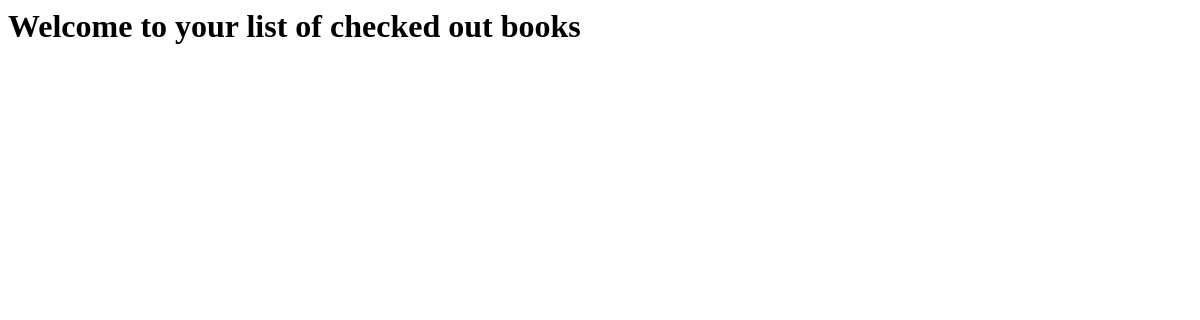
Before: /catalog/profile/ (signed in) with the older database file.
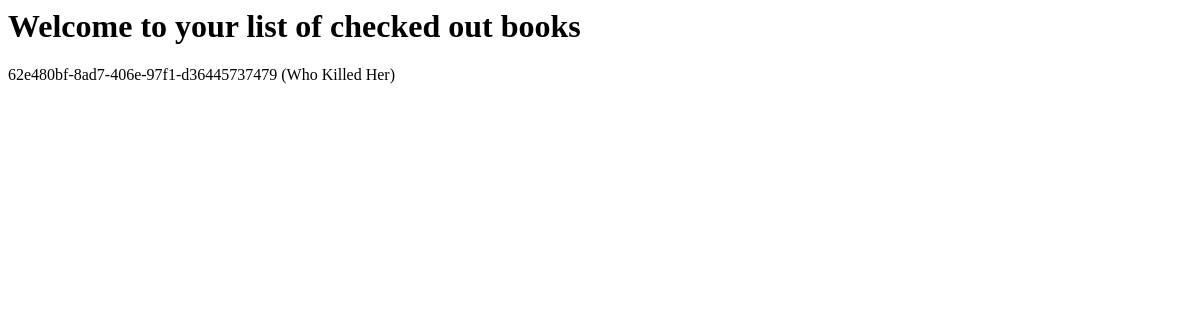
After: the same page with the newer database file.
### catalog/models.py (models this page shows, shortened)
class BookInstance(models.Model):
  id = models.UUIDField(primary_key = True, default = uuid.uuid4)
  book = models.ForeignKey('Book', on_delete = models.RESTRICT, null = True)
  imprint = models.CharField(max_length = 50)
  due_back = models.DateField(null = True, blank = True)
  borrower = models.ForeignKey(User, on_delete = models.SET_NULL, null = True, blank = True)
  LOAN_STATUS = (
    ('m', 'Maintenance'),
    ('o', 'On Loan'),
    ('a', 'Available'),
    ('r', 'Reserved'),
  )
  status = models.CharField(
    max_length=1,
    choices = LOAN_STATUS,
    blank = True,
    default = 'm'
  )
  class Meta:
    ordering = ['due_back']
  def __str__(self):
    return f'{self.id} ({self.book.title})'

class Book(models.Model):
  title = models.CharField(max_length = 150)
  author = models.ForeignKey('Author', on_delete = models.SET_NULL, null = True)
  summary = models.TextField(max_length = 600)
  isbn = models.CharField("'ISBN", max_length = 13, unique = True)
  genre = models.ManyToManyField(Genre)
  language = models.ForeignKey('Language', on_delete = models.SET_NULL, null = True)

### catalog/views.py (the view)
# urls.py: path('profile/', views.CheckedOutBooksByUserView.as_view(), name = "profile"),
class CheckedOutBooksByUserView(LoginRequiredMixin, ListView):
  model = BookInstance
  template_name = 'catalog/profile.html'
  paginate_by = 5
  def get_queryset(self):
    return BookInstance.objects.filter(borrower = self.request.user)

### catalog/templates/catalog/profile.html
<h1>Welcome to your list of checked out books</h1>
{% for book in bookinstance_list %}
  <p>{{book}}</p>
{% endfor %}

Changed rows visible on the page:
now on this page (row edited): BookInstance: id+book "62e480bf-8ad7-406e-97f1-d36445737479 (Who Killed Her)"
